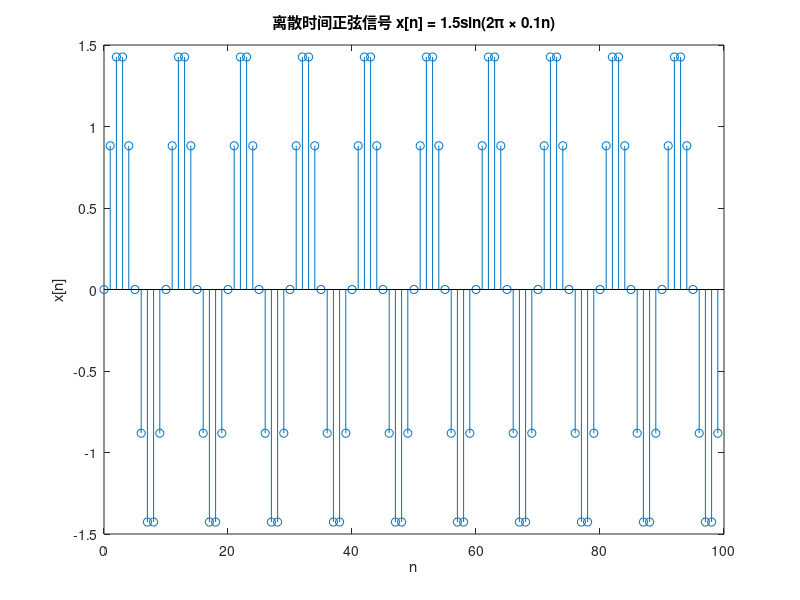
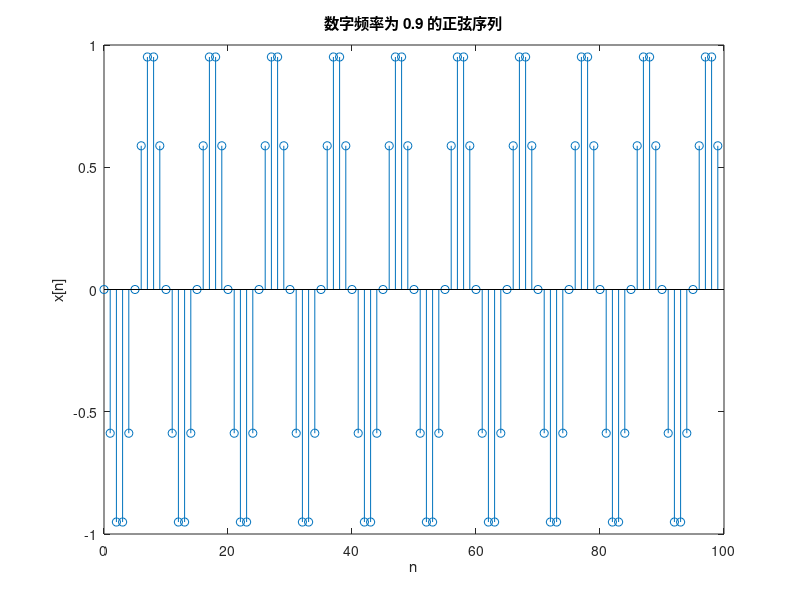

Recreate these plots in MATLAB, in order.
% 参数设定
N = 100; % 样本数，取足够多的样本以显示信号的周期性
n = 0:N-1; % 离散时间索引

% 绘制信号 x[n] = 1.5sin(2pi*0.1n)
x_n = 1.5 * sin(2 * pi * 0.1 * n);
figure;
stem(n, x_n);
title('离散时间正弦信号 x[n] = 1.5sin(2\pi \times 0.1n)');
xlabel('n');
ylabel('x[n]');

% 信号的数字频率和周期
f = 0.1; % 数字频率s
T = 1 / f; % 周期，样本数
disp(['信号的数字频率为: ', num2str(f)]);
disp(['信号的周期为: ', num2str(T), ' 个样本']);

% 产生并绘制数字频率为 0.9 的正弦序列
f2 = 0.9; % 新的数字频率
x_n2 = sin(2 * pi * f2 * n);
figure;
stem(n, x_n2);
title('数字频率为 0.9 的正弦序列');
xlabel('n');
ylabel('x[n]');

% 计算并显示新序列的周期
T2 = 1 / f2; % 周期，样本数
disp(['数字频率为 0.9 的正弦序列的周期为: ', num2str(T2), ' 个样本']);
